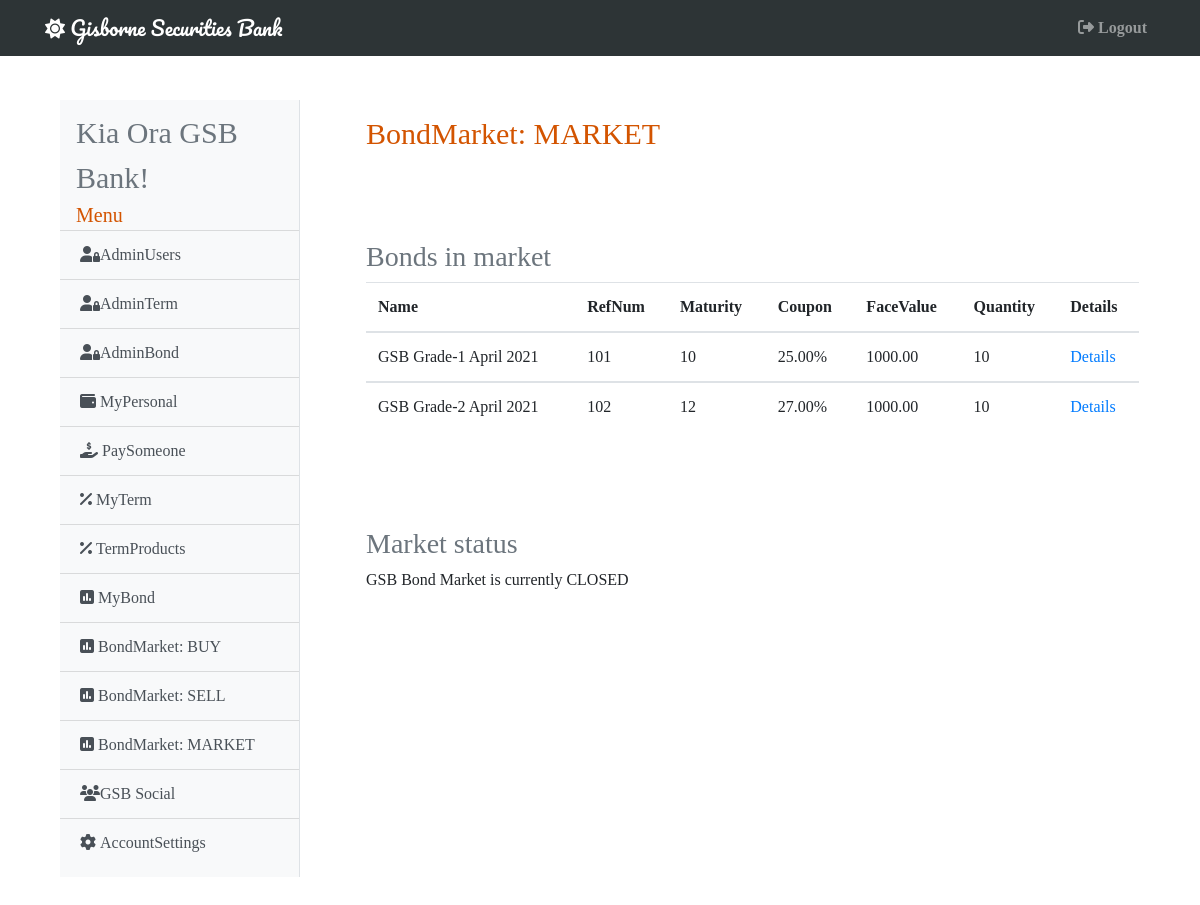
/bondmarket (signed in), run on an earlier commit of the app's database.
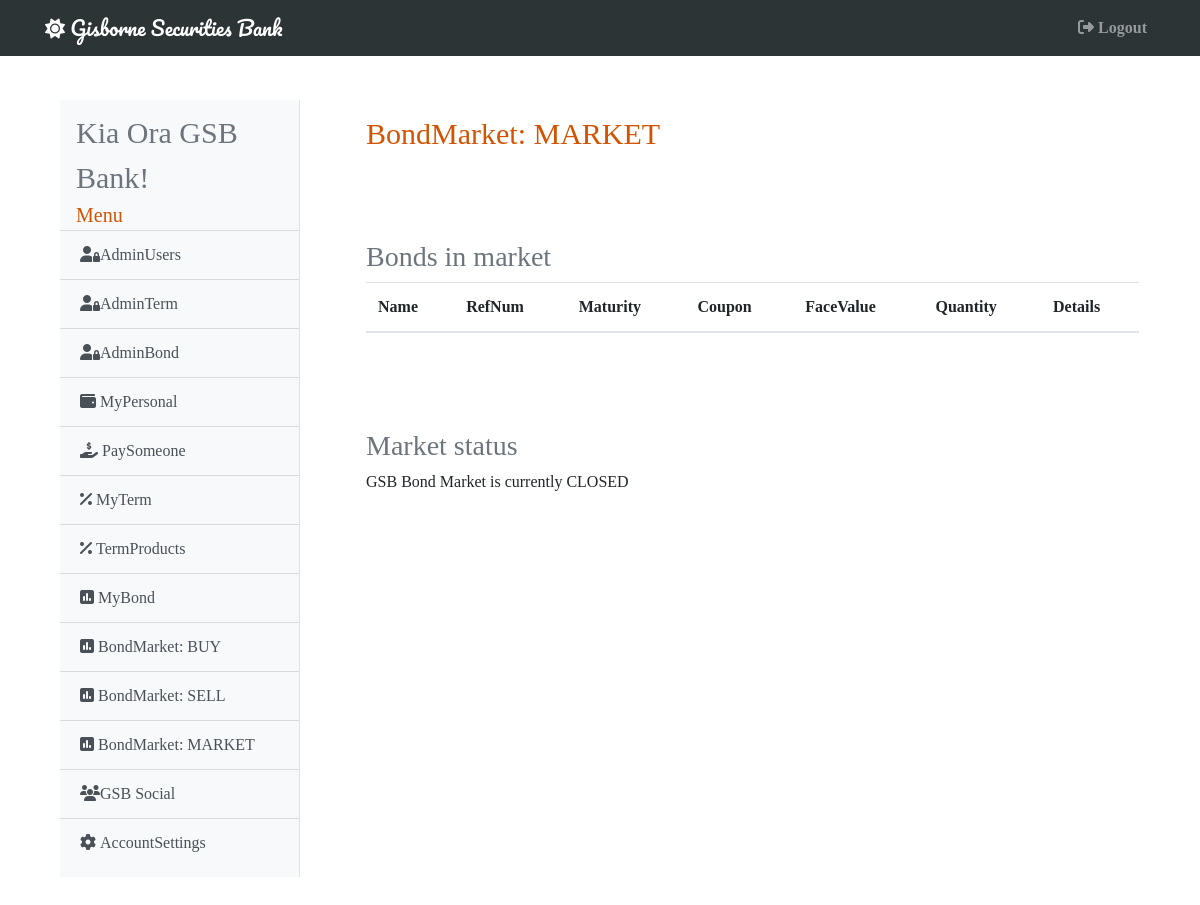
And on a later commit of the database.
### gsb/models.py (models this page shows, shortened)
class User(db.Model, UserMixin):
    id = db.Column(db.Integer, primary_key=True)
    username = db.Column(db.String(20), unique=True, nullable=False)
    email = db.Column(db.String(120), unique=True, nullable=False)
    password = db.Column(db.String(60), nullable=False)
    account = db.Column(db.BigInteger, unique=True, nullable=False)
    cash = db.Column(db.Numeric(20, 2), nullable=False)
    admin =  db.Column(db.Boolean, default=False, nullable=False)
    active =  db.Column(db.Boolean, default=False, nullable=False)
    market =  db.Column(db.Boolean, default=False, nullable=False)
    image = db.Column(db.Integer, default=1, nullable=False)
    inbox = db.Column(db.Integer, default=0, nullable=False)
    term = db.Column(db.Numeric(20, 2), nullable=False)
    bond = db.Column(db.Numeric(20, 2), nullable=False)
    total = db.Column(db.Numeric(20, 2), nullable=False)
    terms = db.relationship('Term', secondary="terms")
    bonds = db.relationship('Bond', secondary="bonds")
    buys = db.relationship('Bond', secondary="buys")
    sells = db.relationship('Bond', secondary="sells")
    receives = db.relationship('Receives', lazy='dynamic', backref='receiver')
    sends = db.relationship('Sends', lazy='dynamic', backref='sender')
    posts = db.relationship('Statuses', lazy='dynamic', backref='poster')
    messages = db.relationship('Messages', lazy='dynamic', backref='messager')

class Bond(db.Model):
    id = db.Column(db.Integer, primary_key=True)
    name = db.Column(db.String(50), unique=True, nullable=False)
    ref_num = db.Column(db.Integer, unique=True, nullable=False)
    maturity = db.Column(db.Integer, nullable=False)
    rate = db.Column(db.Numeric(4, 2), nullable=False)
    face_value = db.Column(db.Numeric(6, 2), nullable=False)
    quantity = db.Column(db.Integer, nullable=False)
    info = db.Column(db.String(300), nullable=False)

### gsb/bond/routes.py (the view)
@bond.route('/bondmarket', methods=['GET'])
@login_required
def bond_market():
    stock = Bond.query.order_by(Bond.id).all()
    return render_template('bonds/bond_market.html', title='BondMarket', stock=stock)

### gsb/models.py (called while the page is built)
@login_manager.user_loader
def load_user(user_id):
    return User.query.get(int(user_id))

### gsb/templates/bonds/bond_market.html
{% extends 'base.html' %}
{% block content %}
  <div class="card-body shadow-lg p-3 mb-5 bg-white rounded">
        <h1 style="font-size: 30px; color: #d35400;">BondMarket: MARKET</h1>
    </div>
    <div class="card-body shadow-lg p-3 mb-5 bg-white rounded" style="max-height: 500px; overflow: scroll;">
        <h3 class="text-muted">Bonds in market</h3>
        <table class="table">
            <thead>
          <tr>
            <th scope="col">Name</th>
            <th scope="col">RefNum</th>
            <th scope="col">Maturity</th>
            <th scope="col">Coupon</th>
            <th scope="col">FaceValue</th>
            <th scope="col">Quantity</th>
            <th scope="col">Details</th>
          </tr>
        {% for bond in stock %}
        </thead>
        <tbody>
          <tr>
            <td scope="row">{{ bond.name }}</td>
            <td>{{ bond.ref_num }}</td>
            <td>{{ bond.maturity }}</td>
            <td>{{ bond.rate*100 }}%</td>
            <td>{{ bond.face_value }}</td>
            <td>{{ bond.quantity }}</td>
            <td><a href="{{ url_for('bond.bond_product', bond_id=bond.id) }}">Details</a></td>
          </tr>
        {% endfor %}
        </tbody>
        </table>
    </div>
    {% if current_user.market == False %}
      <div class="card-body shadow-lg p-3 mb-5 bg-white rounded">
        <h3 class="text-muted">Market status</h3>
        <p>GSB Bond Market is currently CLOSED</p>
      </div>
    {% elif current_user.market == True %}
      <div class="card-body shadow-lg p-3 mb-5 bg-white rounded">
        <h3 class="text-muted">Market status</h3>
        <p style="color: #2ecc71;">GSB Bond Market is OPEN</p>
      </div>
    {% endif %}
{% endblock %}

### gsb/templates/base.html (shortened to what this page needs)
<!DOCTYPE html>
<html>
<head>
    <link rel="stylesheet" href="https://maxcdn.bootstrapcdn.com/bootstrap/4.0.0/css/bootstrap.min.css">
</head>
{% if current_user.image == 1 %}
  <body style="background-image: url('https://upload.wikimedia.org/wikipedia/commons/4/4f/Gisborne_NZ_Sunrise_Waikanae_Beach.jpg');
              background-size: cover; font-family: 'Noto+Serif+SC', 'sans-serif';">
{% elif current_user.image == 2 %}
  <body style="background-image: url('https://upload.wikimedia.org/wikipedia/commons/f/fc/Gladstone_Road_in_Gisborne_02.jpg');
              background-size: cover; font-family: 'Noto+Serif+SC', 'sans-serif';">
{% elif current_user.image == 3 %}
  <body style="background-image: url('https://upload.wikimedia.org/wikipedia/commons/c/cb/Railway_Bridge_over_Turanganui_River%2C_Gisborne.jpg');
              background-size: cover; font-family: 'Noto+Serif+SC', 'sans-serif';">
{% endif %}
  <header class="site-header">
    {% if current_user.admin == True %}
      <nav class="navbar navbar-expand-md navbar-dark bg-steel fixed-top" style="max-width: vw100; background-color: #2d3436;">
    {% else %}
      <nav class="navbar navbar-expand-md navbar-dark bg-steel fixed-top" style="max-width: vw100; background-color: #d35400;">
    {% endif %}
      <div class="container">
        <a class="navbar-brand" style="font-family: 'Pacifico', 'sans-serif';" href="/"><i class="fas fa-sun"></i> Gisborne Securities Bank</a>
          <div class="navbar-nav">
            <a class="nav-item nav-link" href="{{ url_for('main.logout') }}"><b><i class="fas fa-sign-out-alt mr-1"></i>Logout</b></a>
          </div>
        </div>
    </nav>
  </header>
    <main role="main" class="container">
      <div class="row">
        <div class="col-md-3" style="padding-top: 100px; padding-left: 30px; padding-bottom: 30px;">
          <div class="bg-light border-right" id="sidebar-wrapper" style="padding-block: 10px;">
            <div class="sidebar-heading ml-3 text-muted" style="font-size: 30px;">Kia Ora {{ current_user.username }}!</div>
            <div class="sidebar-heading ml-3" style="font-size: 20px; color: #d35400;">Menu</div>
            <div class="list-group list-group-flush">
            {% if current_user.admin == True %}
              <a href="{{ url_for('admin.admin_users') }}" class="list-group-item list-group-item-action bg-light"><i class="fas fa-user-lock"></i>AdminUsers</a>
              <a href="{{ url_for('admin.admin_term') }}" class="list-group-item list-group-item-action bg-light"><i class="fas fa-user-lock"></i>AdminTerm</a>
              <a href="{{ url_for('admin.admin_bond') }}" class="list-group-item list-group-item-action bg-light"><i class="fas fa-user-lock"></i>AdminBond</a>
            {% endif %}
              <a href="{{ url_for('main.my_personal') }}" class="list-group-item list-group-item-action bg-light"><i class="fas fa-wallet mr-1"></i>MyPersonal</a>
              <a href="{{ url_for('main.pay_someone') }}" class="list-group-item list-group-item-action bg-light"><i class="fas fa-hand-holding-usd mr-1"></i>PaySomeone</a>
              <a href="{{ url_for('term.my_term')}}" class="list-group-item list-group-item-action bg-light"><i class="fas fa-percent mr-1"></i>MyTerm</a>
              <a href="{{ url_for('term.term_products') }}" class="list-group-item list-group-item-action bg-light"><i class="fas fa-percent mr-1"></i>TermProducts</a>
              <a href="{{ url_for('bond.my_bond') }}" class="list-group-item list-group-item-action bg-light"><i class="fas fa-poll mr-1"></i>MyBond</a>
              <a href="{{ url_for('bond.buy_bond') }}" class="list-group-item list-group-item-action bg-light"><i class="fas fa-poll mr-1"></i>BondMarket: BUY</a>
              <a href="{{ url_for('bond.sell_bond') }}" class="list-group-item list-group-item-action bg-light"><i class="fas fa-poll mr-1"></i>BondMarket: SELL</a>
              <a href="{{ url_for('bond.bond_market') }}" class="list-group-item list-group-item-action bg-light"><i class="fas fa-poll mr-1"></i>BondMarket: MARKET</a>
              <a href="{{ url_for('main.gsb_social')}}" class="list-group-item list-group-item-action bg-light"><i class="fas fa-users"></i>GSB Social</a>
              <a href="{{ url_for('main.account_settings') }}" class="list-group-item list-group-item-action bg-light"><i class="fas fa-cog mr-1"></i>AccountSettings</a>
            </div>
          </div>
        </div>
        <div class="col-md-9" style="padding-top: 100px; padding-left: 35px;">
          {% block content %}{% endblock %}
        </div>
        </div>
    </main>
</body>
</html>

What changed in the data, as far as the page shows it:
removed Bond: name "GSB Grade-1 April 2021", ref_num "101", maturity "10", bond.rate*100 "25.00", face_value "1000.00", quantity "10"
removed Bond: name "GSB Grade-2 April 2021", ref_num "102", maturity "12", bond.rate*100 "27.00", face_value "1000.00", quantity "10"
